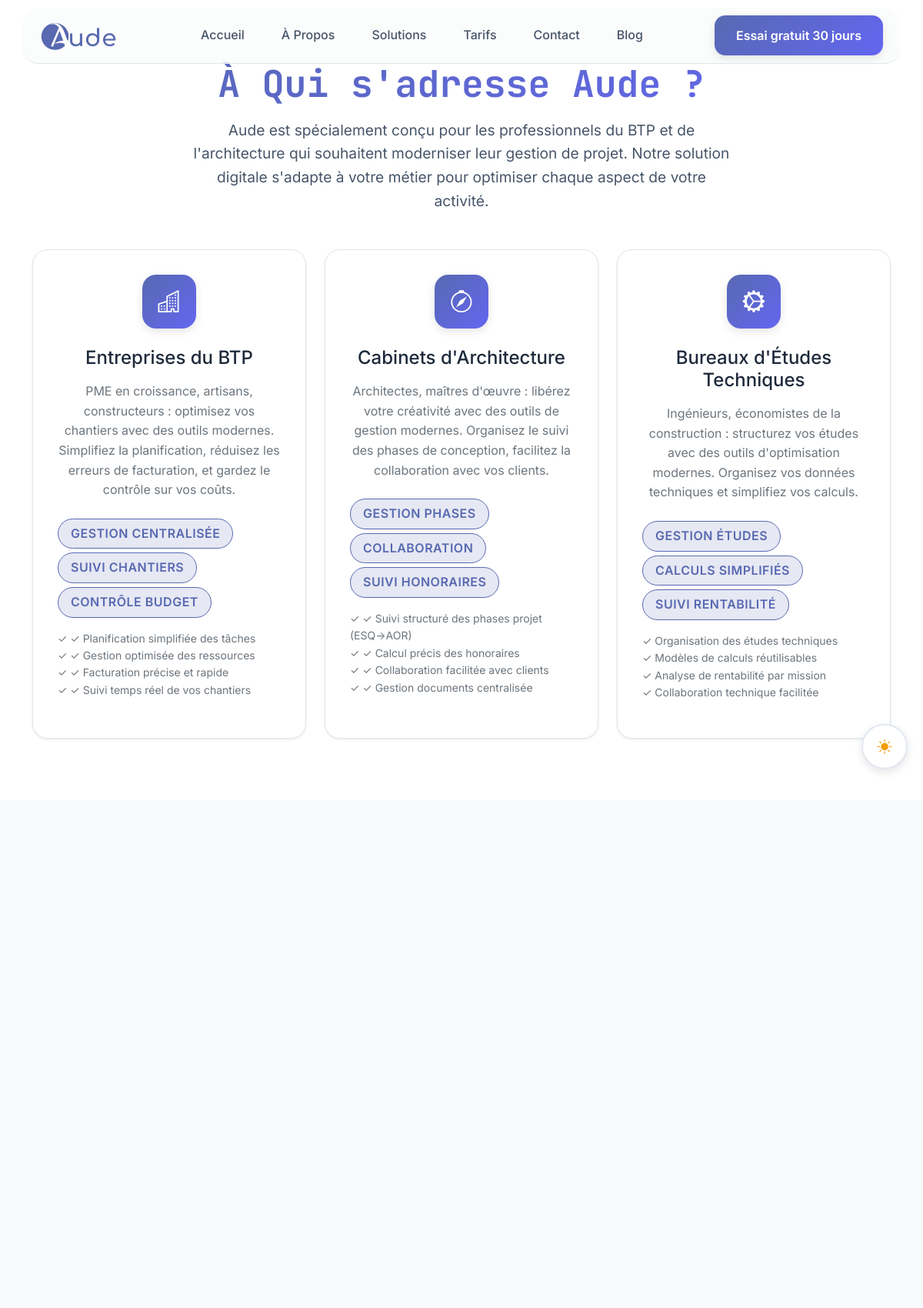
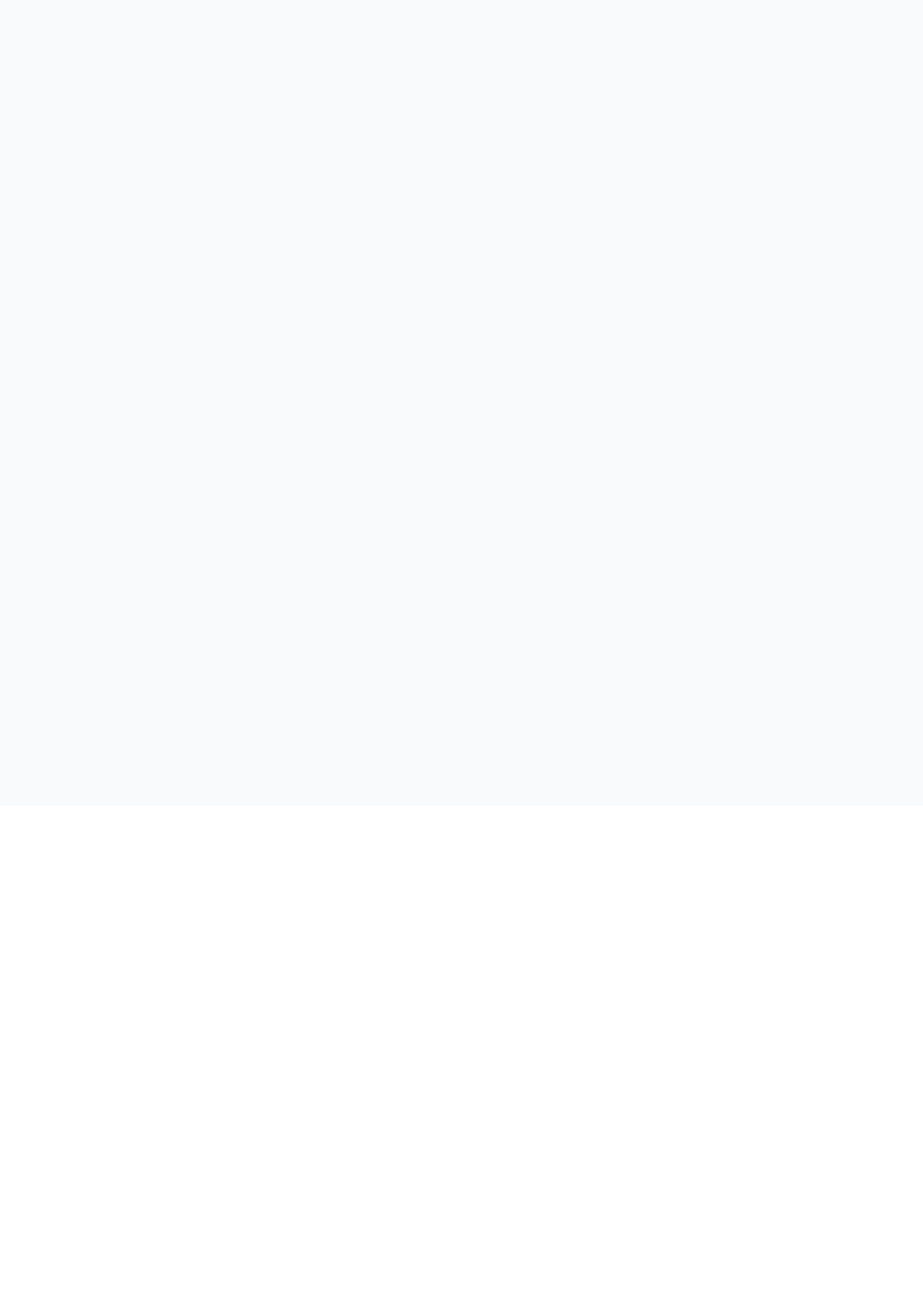
The page /solutions/ (upper part) on the database its author committed (2 pictures, top to bottom).
### website/models.py (models this page shows, shortened)
class SolutionAudienceCategory(models.Model):
    title = models.CharField(max_length=255)
    icon = models.CharField(max_length=100, help_text="Bootstrap Icon ex: bi bi-buildings")
    description = models.TextField()
    badge_1 = models.CharField(max_length=100, blank=True, null=True)
    badge_2 = models.CharField(max_length=100, blank=True, null=True)
    badge_3 = models.CharField(max_length=100, blank=True, null=True)
    bullet_1 = models.CharField(max_length=255, blank=True, null=True)
    bullet_2 = models.CharField(max_length=255, blank=True, null=True)
    bullet_3 = models.CharField(max_length=255, blank=True, null=True)
    bullet_4 = models.CharField(max_length=255, blank=True, null=True)
    position = models.PositiveIntegerField(default=0)
    class Meta:
        ordering = ["position"]

### website/views.py (the view)
# urls.py: path('solutions/', views.solutions, name='solutions'),
def solutions(request):
    audiences = SolutionAudienceCategory.objects.all()
    btp_features = SolutionFeatureBTP.objects.all()
    archi_features = SolutionFeatureArchitecture.objects.all()
    cta = SolutionCTA.objects.first()
    return render(request, 'solutions.html', {'audiences': audiences, 'btp_features': btp_features, 'archi_features': archi_features, 'cta': cta})

### templates/solutions.html (shortened to what this page needs)
{% extends 'base.html' %}
{% load static %}
{% block content %}
<section class="section" id="pourqui">
    <div class="container">
        <div class="scroll-reveal">
            <h2 class="section-title text-gradient">À Qui s'adresse Aude ?</h2>
            <p class="section-subtitle">
                Aude est spécialement conçu pour les professionnels du BTP et de l'architecture qui souhaitent moderniser leur gestion de projet.
                Notre solution digitale s'adapte à votre métier pour optimiser chaque aspect de votre activité.
            </p>
        </div>
        <div class="row g-4">
            {% for audience in audiences %}
            <div class="col-lg-4 col-md-6">
                <div class="modern-card scroll-reveal text-center" style="animation-delay: {{ forloop.counter0|floatformat:1 }}s;">
                    <div class="feature-icon mx-auto">
                        <i class="{{ audience.icon }}"></i>
                    </div>
                    <h4 class="mb-3">{{ audience.title }}</h4>
                    <p class="text-secondary mb-4">{{ audience.description }}</p>
                    <div class="mb-3 badge-group">
                        {% if audience.badge_1 %}<span class="badge-modern">{{ audience.badge_1 }}</span>{% endif %}
                        {% if audience.badge_2 %}<span class="badge-modern">{{ audience.badge_2 }}</span>{% endif %}
                        {% if audience.badge_3 %}<span class="badge-modern">{{ audience.badge_3 }}</span>{% endif %}
                    </div>
                    <ul class="list-unstyled text-start small text-secondary">
                        {% if audience.bullet_1 %}<li>✓ {{ audience.bullet_1 }}</li>{% endif %}
                        {% if audience.bullet_2 %}<li>✓ {{ audience.bullet_2 }}</li>{% endif %}
                        {% if audience.bullet_3 %}<li>✓ {{ audience.bullet_3 }}</li>{% endif %}
                        {% if audience.bullet_4 %}<li>✓ {{ audience.bullet_4 }}</li>{% endif %}
                    </ul>
                </div>
            </div>
            {% endfor %}
        </div>
    </div>
</section>
<section class="section section-alt" id="fonctionnalites-btp">
    <div class="container">
        <div class="row g-4">
            {% for feature in btp_features %}
            <div class="col-lg-4 col-md-6">
            </div>
            {% endfor %}
        </div>
    </div>
</section>
<section class="section" id="fonctionnalites-archi">
    <div class="container">
        <div class="row g-4">
            {% for feature in archi_features %}
            <div class="col-lg-4 col-md-6">
            </div>
            {% endfor %}
        </div>
    </div>
</section>
{% endblock %}

### static/css/style.css (style rules this page uses)
:root { --bg-primary: #ffffff; --bg-secondary: #f8fafc; --bg-tertiary: #f1f5f9; --bg-card: #ffffff; --bg-elevated: #f8fafc; --text-primary: #1e293b; --text-secondary: #475569; --text-muted: #64748b; --text-accent: #5869b1; --image-border-color: rgb(197, 202, 245); --border-color: #e2e8f0; --border-accent: #5869b1; --shadow-light: 0 1px 3px rgba(0, 0, 0, 0.1); --shadow-medium: 0 4px 12px rgba(0, 0, 0, 0.1); --shadow-heavy: 0 10px 25px rgba(0, 0, 0, 0.15); --shadow-glow: 0 0 20px rgba(88, 105, 177, 0.3); --accent-primary: #5869b1; --accent-secondary: #6366f1; --accent-success: #10b981; --accent-warning: #f59e0b; --accent-danger: #ef4444; --accent-gradient: linear-gradient(135deg, #5869b1, #6366f1); }
* { margin: 0; padding: 0; box-sizing: border-box; }
body { font-family: "Inter", -apple-system, BlinkMacSystemFont, sans-serif; line-height: 1.6; color: var(--text-primary); background-color: var(--bg-primary); overflow-x: hidden; scroll-behavior: smooth; transition: background-color 0.3s ease, color 0.3s ease; }
.scroll-reveal { opacity: 0; transform: translateY(40px); transition: all 0.8s cubic-bezier(0.25, 0.46, 0.45, 0.94); }
.scroll-reveal.active { opacity: 1; transform: translateY(0); }
.text-gradient { background: var(--accent-gradient); -webkit-background-clip: text; -webkit-text-fill-color: transparent; background-clip: text; }
.badge-group { display: flex; flex-direction: row; flex-wrap: wrap; gap: 5px; }
.modern-card { background: var(--bg-card); border-radius: 20px; border: 1px solid var(--border-color); padding: 2rem; transition: all 0.4s cubic-bezier(0.25, 0.46, 0.45, 0.94); box-shadow: var(--shadow-light); height: 100%; position: relative; overflow: hidden; }
.modern-card::before { content: ""; position: absolute; top: 0; left: -200px; width: 200px; height: 100%; background: linear-gradient( 90deg, transparent, rgba(255, 255, 255, 0.1), transparent ); transition: left 0.6s ease; }
.section { padding: 80px 0; position: relative; background-color: var(--bg-primary); }
.section-alt { background-color: var(--bg-secondary); padding: 80px 0; position: relative; }
.section-title { font-family: "JetBrains Mono", monospace; font-size: clamp(2rem, 4vw, 3rem); font-weight: 700; margin-bottom: 1rem; text-align: center; }
.section-subtitle { font-size: clamp(1rem, 2vw, 1.2rem); color: var(--text-secondary); text-align: center; margin-bottom: 3rem; max-width: 700px; margin-left: auto; margin-right: auto; }
.feature-icon { width: 70px; height: 70px; background: var(--accent-gradient); border-radius: 18px; display: flex; align-items: center; justify-content: center; margin-bottom: 1.5rem; font-size: 1.8rem; color: white; box-shadow: var(--shadow-medium); transition: all 0.4s ease; }
.badge-modern { background: rgba(88, 105, 177, 0.15); color: var(--accent-primary); border: 1px solid var(--accent-primary); padding: 6px 16px; border-radius: 25px; font-weight: 600; text-transform: uppercase; letter-spacing: 0.5px; transition: all 0.3s ease; }

### rows shown on the page
SolutionAudienceCategory: title "Entreprises du BTP", description "PME en croissance, artisans, constructeurs : optimisez vos chantiers avec des outils modernes. Simplifiez la planification, réduisez les erreurs de facturation, et gardez le contrôle sur vos coûts.", badge_1 "GESTION CENTRALISÉE", badge_2 "SUIVI CHANTIERS", badge_3 "CONTRÔLE BUDGET", bullet_1 "✓ Planification simplifiée des tâches", bullet_2 "✓ Gestion optimisée des ressources", bullet_3 "✓ Facturation précise et rapide", bullet_4 "✓ Suivi temps réel de vos chantiers"
SolutionAudienceCategory: title "Cabinets d'Architecture", description "Architectes, maîtres d'œuvre : libérez votre créativité avec des outils de gestion modernes. Organisez le suivi des phases de conception, facilitez la collaboration avec vos clients.", badge_1 "GESTION PHASES", badge_2 "COLLABORATION", badge_3 "SUIVI HONORAIRES", bullet_1 "✓ Suivi structuré des phases projet (ESQ→AOR)", bullet_2 "✓ Calcul précis des honoraires", bullet_3 "✓ Collaboration facilitée avec clients", bullet_4 "✓ Gestion documents centralisée"
SolutionAudienceCategory: title "Bureaux d'Études Techniques", description "Ingénieurs, économistes de la construction : structurez vos études avec des outils d'optimisation modernes. Organisez vos données techniques et simplifiez vos calculs.", badge_1 "GESTION ÉTUDES", badge_2 "CALCULS SIMPLIFIÉS", badge_3 "SUIVI RENTABILITÉ", bullet_1 "Organisation des études techniques", bullet_2 "Modèles de calculs réutilisables", bullet_3 "Analyse de rentabilité par mission", bullet_4 "Collaboration technique facilitée"
